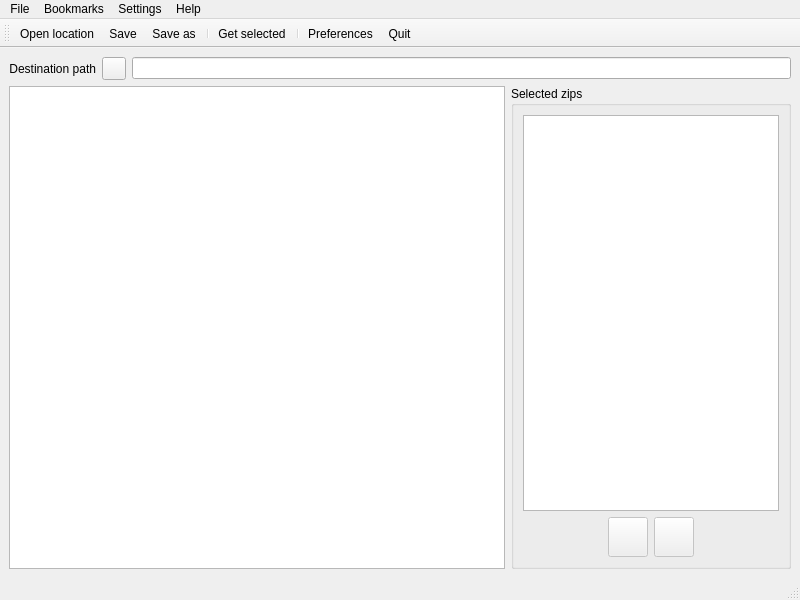
<?xml version="1.0" encoding="UTF-8"?>
<ui version="4.0">
 <class>MainWindow</class>
 <widget class="QMainWindow" name="MainWindow">
  <property name="geometry">
   <rect>
    <x>0</x>
    <y>0</y>
    <width>800</width>
    <height>600</height>
   </rect>
  </property>
  <property name="windowTitle">
   <string>gedaGUI</string>
  </property>
  <widget class="QWidget" name="centralwidget">
   <layout class="QVBoxLayout" name="verticalLayout_2">
    <item>
     <layout class="QHBoxLayout" name="horizontalLayout">
      <item>
       <widget class="QLabel" name="label">
        <property name="text">
         <string>Destination path</string>
        </property>
        <property name="alignment">
         <set>Qt::AlignRight|Qt::AlignTrailing|Qt::AlignVCenter</set>
        </property>
       </widget>
      </item>
      <item>
       <widget class="QToolButton" name="setDestination_toolButton">
        <property name="text">
         <string/>
        </property>
        <property name="icon">
         <iconset resource="gedagui.qrc">
          <normaloff>:/icons/icons/kfind.svg</normaloff>:/icons/icons/kfind.svg</iconset>
        </property>
       </widget>
      </item>
      <item>
       <widget class="QLineEdit" name="path_lineEdit"/>
      </item>
     </layout>
    </item>
    <item>
     <layout class="QHBoxLayout" name="horizontalLayout_2">
      <item>
       <widget class="QTreeView" name="file_treeView">
        <property name="enabled">
         <bool>true</bool>
        </property>
        <property name="dragEnabled">
         <bool>true</bool>
        </property>
        <property name="dragDropMode">
         <enum>QAbstractItemView::DragOnly</enum>
        </property>
        <property name="alternatingRowColors">
         <bool>true</bool>
        </property>
        <property name="selectionMode">
         <enum>QAbstractItemView::NoSelection</enum>
        </property>
        <property name="selectionBehavior">
         <enum>QAbstractItemView::SelectItems</enum>
        </property>
        <property name="autoExpandDelay">
         <number>1</number>
        </property>
        <property name="sortingEnabled">
         <bool>true</bool>
        </property>
        <property name="animated">
         <bool>false</bool>
        </property>
       </widget>
      </item>
      <item>
       <widget class="QGroupBox" name="groupBox">
        <property name="sizePolicy">
         <sizepolicy hsizetype="Maximum" vsizetype="Preferred">
          <horstretch>0</horstretch>
          <verstretch>0</verstretch>
         </sizepolicy>
        </property>
        <property name="minimumSize">
         <size>
          <width>250</width>
          <height>250</height>
         </size>
        </property>
        <property name="title">
         <string>Selected zips</string>
        </property>
        <layout class="QVBoxLayout" name="verticalLayout_3">
         <item>
          <widget class="QListWidget" name="selected_listWidget">
           <property name="sizePolicy">
            <sizepolicy hsizetype="Minimum" vsizetype="Expanding">
             <horstretch>0</horstretch>
             <verstretch>0</verstretch>
            </sizepolicy>
           </property>
           <property name="minimumSize">
            <size>
             <width>250</width>
             <height>0</height>
            </size>
           </property>
           <property name="maximumSize">
            <size>
             <width>16777215</width>
             <height>16777215</height>
            </size>
           </property>
           <property name="tabKeyNavigation">
            <bool>true</bool>
           </property>
           <property name="dragEnabled">
            <bool>true</bool>
           </property>
           <property name="dragDropOverwriteMode">
            <bool>true</bool>
           </property>
           <property name="dragDropMode">
            <enum>QAbstractItemView::DropOnly</enum>
           </property>
           <property name="defaultDropAction">
            <enum>Qt::TargetMoveAction</enum>
           </property>
           <property name="alternatingRowColors">
            <bool>true</bool>
           </property>
           <property name="selectionMode">
            <enum>QAbstractItemView::MultiSelection</enum>
           </property>
           <property name="resizeMode">
            <enum>QListView::Adjust</enum>
           </property>
          </widget>
         </item>
         <item>
          <layout class="QHBoxLayout" name="horizontalLayout_3">
           <item>
            <spacer name="horizontalSpacer">
             <property name="orientation">
              <enum>Qt::Horizontal</enum>
             </property>
             <property name="sizeHint" stdset="0">
              <size>
               <width>40</width>
               <height>20</height>
              </size>
             </property>
            </spacer>
           </item>
           <item>
            <widget class="QPushButton" name="removeSelected_pushButton">
             <property name="enabled">
              <bool>false</bool>
             </property>
             <property name="sizePolicy">
              <sizepolicy hsizetype="Fixed" vsizetype="Fixed">
               <horstretch>0</horstretch>
               <verstretch>0</verstretch>
              </sizepolicy>
             </property>
             <property name="minimumSize">
              <size>
               <width>40</width>
               <height>40</height>
              </size>
             </property>
             <property name="maximumSize">
              <size>
               <width>40</width>
               <height>40</height>
              </size>
             </property>
             <property name="toolTip">
              <string>Delete item</string>
             </property>
             <property name="text">
              <string/>
             </property>
             <property name="icon">
              <iconset resource="gedagui.qrc">
               <normaloff>:/icons/icons/list-remove.svg</normaloff>:/icons/icons/list-remove.svg</iconset>
             </property>
             <property name="iconSize">
              <size>
               <width>35</width>
               <height>35</height>
              </size>
             </property>
            </widget>
           </item>
           <item>
            <widget class="QPushButton" name="getSelected_pushButton">
             <property name="enabled">
              <bool>false</bool>
             </property>
             <property name="sizePolicy">
              <sizepolicy hsizetype="Fixed" vsizetype="Fixed">
               <horstretch>0</horstretch>
               <verstretch>0</verstretch>
              </sizepolicy>
             </property>
             <property name="minimumSize">
              <size>
               <width>40</width>
               <height>40</height>
              </size>
             </property>
             <property name="maximumSize">
              <size>
               <width>40</width>
               <height>40</height>
              </size>
             </property>
             <property name="toolTip">
              <string>Download all</string>
             </property>
             <property name="text">
              <string/>
             </property>
             <property name="icon">
              <iconset resource="gedagui.qrc">
               <normaloff>:/icons/icons/go-down.svg</normaloff>:/icons/icons/go-down.svg</iconset>
             </property>
             <property name="iconSize">
              <size>
               <width>35</width>
               <height>35</height>
              </size>
             </property>
            </widget>
           </item>
           <item>
            <spacer name="horizontalSpacer_2">
             <property name="orientation">
              <enum>Qt::Horizontal</enum>
             </property>
             <property name="sizeHint" stdset="0">
              <size>
               <width>40</width>
               <height>20</height>
              </size>
             </property>
            </spacer>
           </item>
          </layout>
         </item>
        </layout>
       </widget>
      </item>
      <item>
       <layout class="QVBoxLayout" name="verticalLayout"/>
      </item>
     </layout>
    </item>
   </layout>
  </widget>
  <widget class="QMenuBar" name="menubar">
   <property name="geometry">
    <rect>
     <x>0</x>
     <y>0</y>
     <width>800</width>
     <height>20</height>
    </rect>
   </property>
   <widget class="QMenu" name="menuFile">
    <property name="title">
     <string>File</string>
    </property>
    <addaction name="actionOpen_location"/>
    <addaction name="actionSave"/>
    <addaction name="actionS_ave_as"/>
    <addaction name="separator"/>
    <addaction name="actionQuit"/>
   </widget>
   <widget class="QMenu" name="menuSettings">
    <property name="title">
     <string>Settings</string>
    </property>
    <addaction name="actionPreferences"/>
   </widget>
   <widget class="QMenu" name="menuHelp">
    <property name="title">
     <string>Help</string>
    </property>
    <addaction name="actionAbout"/>
   </widget>
   <widget class="QMenu" name="menuLocations">
    <property name="title">
     <string>Bookmarks</string>
    </property>
    <addaction name="actionAdd_bookmark"/>
    <addaction name="actionDelete_bookmark"/>
   </widget>
   <addaction name="menuFile"/>
   <addaction name="menuLocations"/>
   <addaction name="menuSettings"/>
   <addaction name="menuHelp"/>
  </widget>
  <widget class="QStatusBar" name="statusbar"/>
  <widget class="QToolBar" name="toolBar">
   <property name="enabled">
    <bool>true</bool>
   </property>
   <property name="maximumSize">
    <size>
     <width>16777215</width>
     <height>100</height>
    </size>
   </property>
   <property name="windowTitle">
    <string>toolBar</string>
   </property>
   <attribute name="toolBarArea">
    <enum>TopToolBarArea</enum>
   </attribute>
   <attribute name="toolBarBreak">
    <bool>false</bool>
   </attribute>
   <addaction name="actionOpen_location"/>
   <addaction name="actionSave"/>
   <addaction name="actionS_ave_as"/>
   <addaction name="separator"/>
   <addaction name="actionGet_selected"/>
   <addaction name="separator"/>
   <addaction name="actionPreferences"/>
   <addaction name="actionQuit"/>
  </widget>
  <action name="actionQuit">
   <property name="icon">
    <iconset resource="gedagui.qrc">
     <normaloff>:/icons/icons/system-shutdown.svg</normaloff>:/icons/icons/system-shutdown.svg</iconset>
   </property>
   <property name="text">
    <string>&amp;Quit</string>
   </property>
   <property name="shortcut">
    <string>Ctrl+Q</string>
   </property>
  </action>
  <action name="actionAbout">
   <property name="icon">
    <iconset resource="gedagui.qrc">
     <normaloff>:/icons/icons/gtk-info.svg</normaloff>:/icons/icons/gtk-info.svg</iconset>
   </property>
   <property name="text">
    <string>&amp;About</string>
   </property>
  </action>
  <action name="actionOpen_location">
   <property name="icon">
    <iconset resource="gedagui.qrc">
     <normaloff>:/icons/icons/document-open.svg</normaloff>:/icons/icons/document-open.svg</iconset>
   </property>
   <property name="text">
    <string>&amp;Open location</string>
   </property>
   <property name="shortcut">
    <string>Ctrl+O</string>
   </property>
  </action>
  <action name="actionAdd_bookmark">
   <property name="icon">
    <iconset resource="gedagui.qrc">
     <normaloff>:/icons/icons/list-add.svg</normaloff>:/icons/icons/list-add.svg</iconset>
   </property>
   <property name="text">
    <string>Add bookmark</string>
   </property>
  </action>
  <action name="actionDelete_bookmark">
   <property name="icon">
    <iconset resource="gedagui.qrc">
     <normaloff>:/icons/icons/application-exit.svg</normaloff>:/icons/icons/application-exit.svg</iconset>
   </property>
   <property name="text">
    <string>Delete bookmark</string>
   </property>
  </action>
  <action name="actionPreferences">
   <property name="icon">
    <iconset resource="gedagui.qrc">
     <normaloff>:/icons/icons/control-center2.svg</normaloff>:/icons/icons/control-center2.svg</iconset>
   </property>
   <property name="text">
    <string>Preferences</string>
   </property>
   <property name="shortcut">
    <string>Ctrl+Shift+P</string>
   </property>
  </action>
  <action name="actionSave">
   <property name="icon">
    <iconset resource="gedagui.qrc">
     <normaloff>:/icons/icons/document-save.svg</normaloff>:/icons/icons/document-save.svg</iconset>
   </property>
   <property name="text">
    <string>&amp;Save</string>
   </property>
   <property name="shortcut">
    <string>Ctrl+S</string>
   </property>
  </action>
  <action name="actionS_ave_as">
   <property name="icon">
    <iconset resource="gedagui.qrc">
     <normaloff>:/icons/icons/document-save-as.svg</normaloff>:/icons/icons/document-save-as.svg</iconset>
   </property>
   <property name="text">
    <string>S&amp;ave as...</string>
   </property>
   <property name="shortcut">
    <string>Ctrl+Shift+S</string>
   </property>
  </action>
  <action name="actionGet_selected">
   <property name="icon">
    <iconset resource="gedagui.qrc">
     <normaloff>:/icons/icons/go-down.svg</normaloff>:/icons/icons/go-down.svg</iconset>
   </property>
   <property name="text">
    <string>Get selected</string>
   </property>
   <property name="toolTip">
    <string>Get selected items</string>
   </property>
  </action>
  <action name="actionSet_destination">
   <property name="icon">
    <iconset resource="gedagui.qrc">
     <normaloff>:/icons/icons/kfind.svg</normaloff>:/icons/icons/kfind.svg</iconset>
   </property>
   <property name="text">
    <string>Destination path</string>
   </property>
   <property name="toolTip">
    <string>Set destination path</string>
   </property>
  </action>
 </widget>
 <resources>
  <include location="gedagui.qrc"/>
 </resources>
 <connections>
  <connection>
   <sender>actionQuit</sender>
   <signal>triggered()</signal>
   <receiver>MainWindow</receiver>
   <slot>close()</slot>
   <hints>
    <hint type="sourcelabel">
     <x>-1</x>
     <y>-1</y>
    </hint>
    <hint type="destinationlabel">
     <x>399</x>
     <y>299</y>
    </hint>
   </hints>
  </connection>
  <connection>
   <sender>getSelected_pushButton</sender>
   <signal>clicked()</signal>
   <receiver>actionGet_selected</receiver>
   <slot>trigger()</slot>
   <hints>
    <hint type="sourcelabel">
     <x>675</x>
     <y>547</y>
    </hint>
    <hint type="destinationlabel">
     <x>-1</x>
     <y>-1</y>
    </hint>
   </hints>
  </connection>
 </connections>
</ui>
